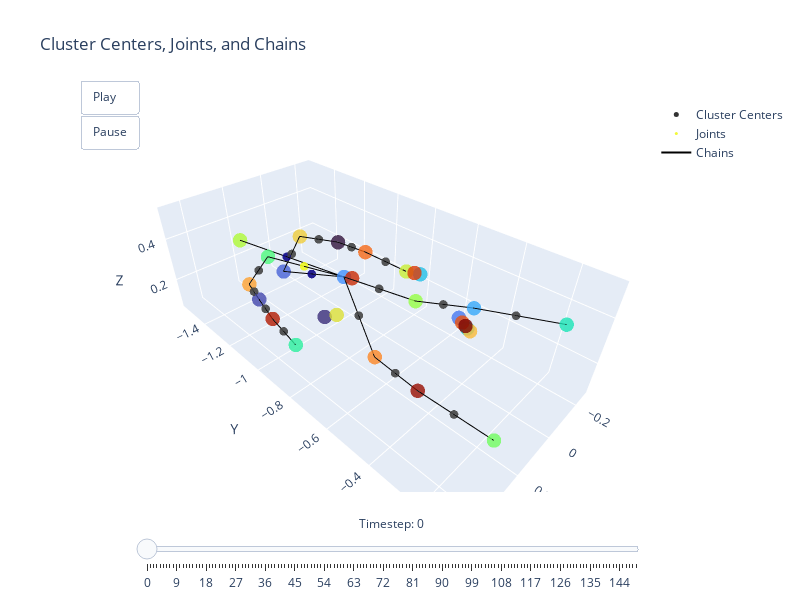

The code cell stored with this chart in its notebook:
### Code cell
import numpy as np
import plotly.graph_objects as go
import matplotlib.cm as cm

# Assuming the following variables are already defined:
# clustering: Clustering object with 'centers' attribute (T, K, 3)
# cluster_chains: List of lists containing cluster indices
# joints_t: numpy array of shape (T, num_joints, 3)

# Extract data
centers_t = clustering.centers.cpu().numpy()  # Shape: (T, K, 3)
joints = joints_t  # Shape: (T, num_joints, 3)
num_timesteps = centers_t.shape[0]
num_clusters = centers_t.shape[1]
num_joints = joints.shape[1]

# Define color maps
cmap = cm.get_cmap('turbo', num_clusters)
cluster_colors = [cmap(i)[:3] for i in range(num_clusters)]  # RGB tuples

# Define joint color as red
joint_color = [1, 0, 0]  # Red

# Prepare cluster chains for lines
# Each chain is a list of cluster indices
chain_lines = []
for chain in cluster_chains:
    if len(chain) < 2:
        continue
    for i in range(len(chain) - 1):
        start_idx = chain[i]
        end_idx = chain[i + 1]
        chain_lines.append((start_idx, end_idx))

# Function to create scatter trace for cluster centers
def create_cluster_trace(centers, colors):
    trace = go.Scatter3d(
        x=centers[:, 0],
        y=centers[:, 1],
        z=centers[:, 2],
        mode='markers',
        marker=dict(
            size=5,
            color=colors,
            opacity=0.8
        ),
        name='Cluster Centers'
    )
    return trace

# Function to create scatter trace for joints
def create_joints_trace(joints_at_t):
    trace = go.Scatter3d(
        x=joints_at_t[:, 0],
        y=joints_at_t[:, 1],
        z=joints_at_t[:, 2],
        mode='markers',
        marker=dict(
            size=3,
            color=joint_color,
            opacity=0.9
        ),
        name='Joints'
    )
    return trace

# Function to create lines for chains
def create_chains_trace(centers_at_t, chain_lines):
    if not chain_lines:
        return None
    # Prepare line segments
    x_lines = []
    y_lines = []
    z_lines = []
    for start, end in chain_lines:
        x_lines.extend([centers_at_t[start, 0], centers_at_t[end, 0], None])
        y_lines.extend([centers_at_t[start, 1], centers_at_t[end, 1], None])
        z_lines.extend([centers_at_t[start, 2], centers_at_t[end, 2], None])
    
    trace = go.Scatter3d(
        x=x_lines,
        y=y_lines,
        z=z_lines,
        mode='lines',
        line=dict(
            color='black',  # Changed from 'green' to 'black'
            width=2
        ),
        name='Chains'
    )
    return trace

# Initialize the first frame
initial_centers = centers_t[0]
initial_joints = joints[0]

# Create initial traces
cluster_trace = create_cluster_trace(initial_centers, cluster_colors)
joints_trace = create_joints_trace(initial_joints)
chains_trace = create_chains_trace(initial_centers, chain_lines)

# Create frames for animation
frames = [
    go.Frame(
        data=[
            create_cluster_trace(centers_t[t], cluster_colors),
            create_joints_trace(joints[t]),
            create_chains_trace(centers_t[t], chain_lines)
        ],
        name=str(t)
    )
    for t in range(num_timesteps)
]

# Create the figure with increased size
fig = go.Figure(
    data=[cluster_trace, joints_trace, chains_trace],
    layout=go.Layout(
        title="Cluster Centers, Joints, and Chains",
        width=800,    # Increased width
        height=600,    # Increased height
        scene=dict(
            xaxis=dict(title='X'),
            yaxis=dict(title='Y'),
            zaxis=dict(title='Z'),
            aspectmode='data'
        ),
        updatemenus=[
            dict(
                type="buttons",
                buttons=[
                    dict(label="Play",
                         method="animate",
                         args=[None, {"frame": {"duration": 50, "redraw": True},
                                      "fromcurrent": True}]),
                    dict(label="Pause",
                         method="animate",
                         args=[[None], {"frame": {"duration": 0, "redraw": False},
                                        "mode": "immediate",
                                        "transition": {"duration": 0}}])
                ],
                showactive=False,
                x=0,
                y=1.05,
                xanchor="left",
                yanchor="top"
            )
        ]
    ),
    frames=frames
)

# Add sliders
fig.update_layout(
    sliders=[
        dict(
            steps=[
                dict(
                    method='animate',
                    args=[
                        [str(t)],
                        dict(mode='immediate', frame=dict(duration=50, redraw=True), transition=dict(duration=0))
                    ],
                    label=str(t)
                )
                for t in range(num_timesteps)
            ],
            transition=dict(duration=0),
            x=0.1,
            y=0,
            currentvalue=dict(font=dict(size=12), prefix='Timestep: ', visible=True, xanchor='center'),
            len=0.9
        )
    ]
)

# Display the figure
fig.show()

### Figure 1 — Plotly figure (JSON) as saved in the notebook; plotly's stock layout.template omitted (floating-point values rounded to 4 significant figures)
{"data": [{"marker": {"color": [[0.19, 0.07176, 0.2322], [0.2288, 0.1748, 0.4758], [0.2562, 0.2741, 0.6738], [0.2733, 0.3801, 0.8404], [0.2768, 0.4715, 0.9421], [0.2625, 0.5697, 0.9977], [0.2138, 0.6589, 0.9796], [0.1452, 0.7538, 0.905], [0.1003, 0.8296, 0.8139], [0.1034, 0.896, 0.715], [0.1738, 0.9405, 0.6194], [0.3051, 0.977, 0.4899], [0.4432, 0.9955, 0.3735], [0.5865, 0.9974, 0.2685], [0.6849, 0.9794, 0.216], [0.7856, 0.9358, 0.2034], [0.8671, 0.8797, 0.2139], [0.9391, 0.8044, 0.2274], [0.98, 0.73, 0.2216], [0.9965, 0.6319, 0.1874], [0.9899, 0.5285, 0.144], [0.9619, 0.4109, 0.0931], [0.9211, 0.3149, 0.05475], [0.8608, 0.2294, 0.02875], [0.7913, 0.1637, 0.01387], [0.6965, 0.101, 0.00522], [0.5955, 0.05399, 0.00453], [0.4796, 0.01583, 0.01055]], "opacity": 0.8, "size": 5}, "mode": "markers", "name": "Cluster Centers", "type": "scatter3d", "x": [-0.03461, 0.2583, 0.3964, 0.1672, -0.2386, 0.1372, 0.003552, -0.1795, -0.2567, 0.03303, 0.4726, 0.2281, 0.2516, 0.02721, 0.1833, -0.1521, 0.166, 0.0532, -0.2637, 0.3432, 0.246, -0.08327, -0.2423, -0.1651, 0.04412, 0.4372, 0.2725, -0.2545], "y": [-1.109, -0.8697, -1.085, -1.242, -0.5964, -0.8885, -0.4019, -0.7706, -0.5597, -0.09849, -0.7649, -1.254, -0.1308, -0.6264, -1.544, -0.822, -0.9067, -1.258, -0.5484, -1.237, -0.6199, -0.9933, -0.5796, -0.7894, -0.9428, -0.9427, -0.4038, -0.5684], "z": [0.3672, 0.2566, 0.2981, 0.2506, 0.1291, 0.3706, 0.4095, 0.293, 0.08256, 0.5287, 0.3148, 0.3447, 0.2002, 0.3356, 0.2933, 0.2956, 0.1958, 0.3719, 0.06969, 0.2698, 0.2076, 0.3464, 0.1113, 0.2975, 0.2975, 0.3056, 0.2198, 0.09259]}, {"marker": {"color": [1, 0, 0], "opacity": 0.9, "size": 3}, "mode": "markers", "name": "Joints", "type": "scatter3d", "x": [0.1826, 0.1522, 0.1602, 0.1916, 0.08221, 0.2856, 0.1102, 0.3698, 0.009293, 0.4168, 0.4549, -0.05894, -0.1177, 0.2593, 0.2621, 0.01538, 0.01829], "y": [-1.071, -1.065, -1.216, -0.7542, -0.7574, -1.245, -1.25, -1.161, -1.184, -1.014, -0.8538, -1.051, -0.9076, -0.5118, -0.2673, -0.5141, -0.2502], "z": [0.3577, 0.3106, 0.332, 0.2891, 0.3531, 0.3073, 0.3113, 0.284, 0.3695, 0.3019, 0.3102, 0.3568, 0.321, 0.2137, 0.21, 0.3726, 0.4691]}, {"line": {"color": "black", "width": 2}, "mode": "lines", "name": "Chains", "type": "scatter3d", "x": [0.1372, 0.2281, null, 0.1372, 0.1672, null, 0.1372, 0.1833, null, 0.1372, 0.246, null, 0.1372, 0.02721, null, 0.2281, 0.3432, null, 0.1672, 0.0532, null, 0.3432, 0.3964, null, 0.0532, -0.03461, null, 0.3964, 0.4372, null, 0.4372, 0.4726, null, -0.03461, -0.08327, null, -0.08327, -0.1521, null, 0.246, 0.2725, null, 0.2725, 0.2516, null, 0.02721, 0.003552, null, 0.003552, 0.03303, null], "y": [-0.8885, -1.254, null, -0.8885, -1.242, null, -0.8885, -1.544, null, -0.8885, -0.6199, null, -0.8885, -0.6264, null, -1.254, -1.237, null, -1.242, -1.258, null, -1.237, -1.085, null, -1.258, -1.109, null, -1.085, -0.9427, null, -0.9427, -0.7649, null, -1.109, -0.9933, null, -0.9933, -0.822, null, -0.6199, -0.4038, null, -0.4038, -0.1308, null, -0.6264, -0.4019, null, -0.4019, -0.09849, null], "z": [0.3706, 0.3447, null, 0.3706, 0.2506, null, 0.3706, 0.2933, null, 0.3706, 0.2076, null, 0.3706, 0.3356, null, 0.3447, 0.2698, null, 0.2506, 0.3719, null, 0.2698, 0.2981, null, 0.3719, 0.3672, null, 0.2981, 0.3056, null, 0.3056, 0.3148, null, 0.3672, 0.3464, null, 0.3464, 0.2956, null, 0.2076, 0.2198, null, 0.2198, 0.2002, null, 0.3356, 0.4095, null, 0.4095, 0.5287, null]}], "layout": {"height": 600, "scene": {"aspectmode": "data", "xaxis": {"title": {"text": "X"}}, "yaxis": {"title": {"text": "Y"}}, "zaxis": {"title": {"text": "Z"}}}, "sliders": [{"currentvalue": {"font": {"size": 12}, "prefix": "Timestep: ", "visible": true, "xanchor": "center"}, "len": 0.9, "steps": [{"args": [["0"], {"frame": {"duration": 50, "redraw": true}, "mode": "immediate", "transition": {"duration": 0}}], "label": "0", "method": "animate"}, {"args": [["1"], {"frame": {"duration": 50, "redraw": true}, "mode": "immediate", "transition": {"duration": 0}}], "label": "1", "method": "animate"}, {"args": [["2"], {"frame": {"duration": 50, "redraw": true}, "mode": "immediate", "transition": {"duration": 0}}], "label": "2", "method": "animate"}, {"args": [["3"], {"frame": {"duration": 50, "redraw": true}, "mode": "immediate", "transition": {"duration": 0}}], "label": "3", "method": "animate"}, {"args": [["4"], {"frame": {"duration": 50, "redraw": true}, "mode": "immediate", "transition": {"duration": 0}}], "label": "4", "method": "animate"}, {"args": [["5"], {"frame": {"duration": 50, "redraw": true}, "mode": "immediate", "transition": {"duration": 0}}], "label": "5", "method": "animate"}, {"args": [["6"], {"frame": {"duration": 50, "redraw": true}, "mode": "immediate", "transition": {"duration": 0}}], "label": "6", "method": "animate"}, {"args": [["7"], {"frame": {"duration": 50, "redraw": true}, "mode": "immediate", "transition": {"duration": 0}}], "label": "7", "method": "animate"}, {"args": [["8"], {"frame": {"duration": 50, "redraw": true}, "mode": "immediate", "transition": {"duration": 0}}], "label": "8", "method": "animate"}, {"args": [["9"], {"frame": {"duration": 50, "redraw": true}, "mode": "immediate", "transition": {"duration": 0}}], "label": "9", "method": "animate"}, {"args": [["10"], {"frame": {"duration": 50, "redraw": true}, "mode": "immediate", "transition": {"duration": 0}}], "label": "10", "method": "animate"}, {"args": [["11"], {"frame": {"duration": 50, "redraw": true}, "mode": "immediate", "transition": {"duration": 0}}], "label": "11", "method": "animate"}, {"args": [["12"], {"frame": {"duration": 50, "redraw": true}, "mode": "immediate", "transition": {"duration": 0}}], "label": "12", "method": "animate"}, {"args": [["13"], {"frame": {"duration": 50, "redraw": true}, "mode": "immediate", "transition": {"duration": 0}}], "label": "13", "method": "animate"}, {"args": [["14"], {"frame": {"duration": 50, "redraw": true}, "mode": "immediate", "transition": {"duration": 0}}], "label": "14", "method": "animate"}, {"args": [["15"], {"frame": {"duration": 50, "redraw": true}, "mode": "immediate", "transition": {"duration": 0}}], "label": "15", "method": "animate"}, {"args": [["16"], {"frame": {"duration": 50, "redraw": true}, "mode": "immediate", "transition": {"duration": 0}}], "label": "16", "method": "animate"}, {"args": [["17"], {"frame": {"duration": 50, "redraw": true}, "mode": "immediate", "transition": {"duration": 0}}], "label": "17", "method": "animate"}, {"args": [["18"], {"frame": {"duration": 50, "redraw": true}, "mode": "immediate", "transition": {"duration": 0}}], "label": "18", "method": "animate"}, {"args": [["19"], {"frame": {"duration": 50, "redraw": true}, "mode": "immediate", "transition": {"duration": 0}}], "label": "19", "method": "animate"}, {"args": [["20"], {"frame": {"duration": 50, "redraw": true}, "mode": "immediate", "transition": {"duration": 0}}], "label": "20", "method": "animate"}, {"args": [["21"], {"frame": {"duration": 50, "redraw": true}, "mode": "immediate", "transition": {"duration": 0}}], "label": "21", "method": "animate"}, {"args": [["22"], {"frame": {"duration": 50, "redraw": true}, "mode": "immediate", "transition": {"duration": 0}}], "label": "22", "method": "animate"}, {"args": [["23"], {"frame": {"duration": 50, "redraw": true}, "mode": "immediate", "transition": {"duration": 0}}], "label": "23", "method": "animate"}, {"args": [["24"], {"frame": {"duration": 50, "redraw": true}, "mode": "immediate", "transition": {"duration": 0}}], "label": "24", "method": "animate"}, {"args": [["25"], {"frame": {"duration": 50, "redraw": true}, "mode": "immediate", "transition": {"duration": 0}}], "label": "25", "method": "animate"}, {"args": [["26"], {"frame": {"duration": 50, "redraw": true}, "mode": "immediate", "transition": {"duration": 0}}], "label": "26", "method": "animate"}, {"args": [["27"], {"frame": {"duration": 50, "redraw": true}, "mode": "immediate", "transition": {"duration": 0}}], "label": "27", "method": "animate"}, {"args": [["28"], {"frame": {"duration": 50, "redraw": true}, "mode": "immediate", "transition": {"duration": 0}}], "label": "28", "method": "animate"}, {"args": [["29"], {"frame": {"duration": 50, "redraw": true}, "mode": "immediate", "transition": {"duration": 0}}], "label": "29", "method": "animate"}, {"args": [["30"], {"frame": {"duration": 50, "redraw": true}, "mode": "immediate", "transition": {"duration": 0}}], "label": "30", "method": "animate"}, {"args": [["31"], {"frame": {"duration": 50, "redraw": true}, "mode": "immediate", "transition": {"duration": 0}}], "label": "31", "method": "animate"}, {"args": [["32"], {"frame": {"duration": 50, "redraw": true}, "mode": "immediate", "transition": {"duration": 0}}], "label": "32", "method": "animate"}, {"args": [["33"], {"frame": {"duration": 50, "redraw": true}, "mode": "immediate", "transition": {"duration": 0}}], "label": "33", "method": "animate"}, {"args": [["34"], {"frame": {"duration": 50, "redraw": true}, "mode": "immediate", "transition": {"duration": 0}}], "label": "34", "method": "animate"}, {"args": [["35"], {"frame": {"duration": 50, "redraw": true}, "mode": "immediate", "transition": {"duration": 0}}], "label": "35", "method": "animate"}, {"args": [["36"], {"frame": {"duration": 50, "redraw": true}, "mode": "immediate", "transition": {"duration": 0}}], "label": "36", "method": "animate"}, {"args": [["37"], {"frame": {"duration": 50, "redraw": true}, "mode": "immediate", "transition": {"duration": 0}}], "label": "37", "method": "animate"}, {"args": [["38"], {"frame": {"duration": 50, "redraw": true}, "mode": "immediate", "transition": {"duration": 0}}], "label": "38", "method": "animate"}, {"args": [["39"], {"frame": {"duration": 50, "redraw": true}, "mode": "immediate", "transition": {"duration": 0}}], "label": "39", "method": "animate"}, {"args": [["40"], {"frame": {"duration": 50, "redraw": true}, "mode": "immediate", "transition": {"duration": 0}}], "label": "40", "method": "animate"}, {"args": [["41"], {"frame": {"duration": 50, "redraw": true}, "mode": "immediate", "transition": {"duration": 0}}], "label": "41", "method": "animate"}, {"args": [["42"], {"frame": {"duration": 50, "redraw": true}, "mode": "immediate", "transition": {"duration": 0}}], "label": "42", "method": "animate"}, {"args": [["43"], {"frame": {"duration": 50, "redraw": true}, "mode": "immediate", "transition": {"duration": 0}}], "label": "43", "method": "animate"}, {"args": [["44"], {"frame": {"duration": 50, "redraw": true}, "mode": "immediate", "transition": {"duration": 0}}], "label": "44", "method": "animate"}, {"args": [["45"], {"frame": {"duration": 50, "redraw": true}, "mode": "immediate", "transition": {"duration": 0}}], "label": "45", "method": "animate"}, {"args": [["46"], {"frame": {"duration": 50, "redraw": true}, "mode": "immediate", "transition": {"duration": 0}}], "label": "46", "method": "animate"}, {"args": [["47"], {"frame": {"duration": 50, "redraw": true}, "mode": "immediate", "transition": {"duration": 0}}], "label": "47", "method": "animate"}, {"args": [["48"], {"frame": {"duration": 50, "redraw": true}, "mode": "immediate", "transition": {"duration": 0}}], "label": "48", "method": "animate"}, {"args": [["49"], {"frame": {"duration": 50, "redraw": true}, "mode": "immediate", "transition": {"duration": 0}}], "label": "49", "method": "animate"}, {"args": [["50"], {"frame": {"duration": 50, "redraw": true}, "mode": "immediate", "transition": {"duration": 0}}], "label": "50", "method": "animate"}, {"args": [["51"], {"frame": {"duration": 50, "redraw": true}, "mode": "immediate", "transition": {"duration": 0}}], "label": "51", "method": "animate"}, {"args": [["52"], {"frame": {"duration": 50, "redraw": true}, "mode": "immediate", "transition": {"duration": 0}}], "label": "52", "method": "animate"}, {"args": [["53"], {"frame": {"duration": 50, "redraw": true}, "mode": "immediate", "transition": {"duration": 0}}], "label": "53", "method": "animate"}, {"args": [["54"], {"frame": {"duration": 50, "redraw": true}, "mode": "immediate", "transition": {"duration": 0}}], "label": "54", "method": "animate"}, {"args": [["55"], {"frame": {"duration": 50, "redraw": true}, "mode": "immediate", "transition": {"duration": 0}}], "label": "55", "method": "animate"}, {"args": [["56"], {"frame": {"duration": 50, "redraw": true}, "mode": "immediate", "transition": {"duration": 0}}], "label": "56", "method": "animate"}, {"args": [["57"], {"frame": {"duration": 50, "redraw": true}, "mode": "immediate", "transition": {"duration": 0}}], "label": "57", "method": "animate"}, {"args": [["58"], {"frame": {"duration": 50, "redraw": true}, "mode": "immediate", "transition": {"duration": 0}}], "label": "58", "method": "animate"}, {"args": [["59"], {"frame": {"duration": 50, "redraw": true}, "mode": "immediate", "transition": {"duration": 0}}], "label": "59", "method": "animate"}, {"args": [["60"], {"frame": {"duration": 50, "redraw": true}, "mode": "immediate", "transition": {"duration": 0}}], "label": "60", "method": "animate"}, {"args": [["61"], {"frame": {"duration": 50, "redraw": true}, "mode": "immediate", "transition": {"duration": 0}}], "label": "61", "method": "animate"}, {"args": [["62"], {"frame": {"duration": 50, "redraw": true}, "mode": "immediate", "transition": {"duration": 0}}], "label": "62", "method": "animate"}, {"args": [["63"], {"frame": {"duration": 50, "redraw": true}, "mode": "immediate", "transition": {"duration": 0}}], "label": "63", "method": "animate"}, {"args": [["64"], {"frame": {"duration": 50, "redraw": true}, "mode": "immediate", "transition": {"duration": 0}}], "label": "64", "method": "animate"}, {"args": [["65"], {"frame": {"duration": 50, "redraw": true}, "mode": "immediate", "transition": {"duration": 0}}], "label": "65", "method": "animate"}, {"args": [["66"], {"frame": {"duration": 50, "redraw": true}, "mode": "immediate", "transition": {"duration": 0}}], "label": "66", "method": "animate"}, {"args": [["67"], {"frame": {"duration": 50, "redraw": true}, "mode": "immediate", "transition": {"duration": 0}}], "label": "67", "method": "animate"}, {"args": [["68"], {"frame": {"duration": 50, "redraw": true}, "mode": "immediate", "transition": {"duration": 0}}], "label": "68", "method": "animate"}, {"args": [["69"], {"frame": {"duration": 50, "redraw": true}, "mode": "immediate", "transition": {"duration": 0}}], "label": "69", "method": "animate"}, {"args": [["70"], {"frame": {"duration": 50, "redraw": true}, "mode": "immediate", "transition": {"duration": 0}}], "label": "70", "method": "animate"}, {"args": [["71"], {"frame": {"duration": 50, "redraw": true}, "mode": "immediate", "transition": {"duration": 0}}], "label": "71", "method": "animate"}, {"args": [["72"], {"frame": {"duration": 50, "redraw": true}, "mode": "immediate", "transition": {"duration": 0}}], "label": "72", "method": "animate"}, {"args": [["73"], {"frame": {"duration": 50, "redraw": true}, "mode": "immediate", "transition": {"duration": 0}}], "label": "73", "method": "animate"}, {"args": [["74"], {"frame": {"duration": 50, "redraw": true}, "mode": "immediate", "transition": {"duration": 0}}], "label": "74", "method": "animate"}, {"args": [["75"], {"frame": {"duration": 50, "redraw": true}, "mode": "immediate", "transition": {"duration": 0}}], "label": "75", "method": "animate"}, {"args": [["76"], {"frame": {"duration": 50, "redraw": true}, "mode": "immediate", "transition": {"duration": 0}}], "label": "76", "method": "animate"}, {"args": [["77"], {"frame": {"duration": 50, "redraw": true}, "mode": "immediate", "transition": {"duration": 0}}], "label": "77", "method": "animate"}, {"args": [["78"], {"frame": {"duration": 50, "redraw": true}, "mode": "immediate", "transition": {"duration": 0}}], "label": "78", "method": "animate"}, {"args": [["79"], {"frame": {"duration": 50, "redraw": true}, "mode": "immediate", "transition": {"duration": 0}}], "label": "79", "method": "animate"}, {"args": [["80"], {"frame": {"duration": 50, "redraw": true}, "mode": "immediate", "transition": {"duration": 0}}], "label": "80", "method": "animate"}, {"args": [["81"], {"frame": {"duration": 50, "redraw": true}, "mode": "immediate", "transition": {"duration": 0}}], "label": "81", "method": "animate"}, {"args": [["82"], {"frame": {"duration": 50, "redraw": true}, "mode": "immediate", "transition": {"duration": 0}}], "label": "82", "method": "animate"}, {"args": [["83"], {"frame": {"duration": 50, "redraw": true}, "mode": "immediate", "transition": {"duration": 0}}], "label": "83", "method": "animate"}, {"args": [["84"], {"frame": {"duration": 50, "redraw": true}, "mode": "immediate", "transition": {"duration": 0}}], "label": "84", "method": "animate"}, {"args": [["85"], {"frame": {"duration": 50, "redraw": true}, "mode": "immediate", "transition": {"duration": 0}}], "label": "85", "method": "animate"}, {"args": [["86"], {"frame": {"duration": 50, "redraw": true}, "mode": "immediate", "transition": {"duration": 0}}], "label": "86", "method": "animate"}, {"args": [["87"], {"frame": {"duration": 50, "redraw": true}, "mode": "immediate", "transition": {"duration": 0}}], "label": "87", "method": "animate"}, {"args": [["88"], {"frame": {"duration": 50, "redraw": true}, "mode": "immediate", "transition": {"duration": 0}}], "label": "88", "method": "animate"}, {"args": [["89"], {"frame": {"duration": 50, "redraw": true}, "mode": "immediate", "transition": {"duration": 0}}], "label": "89", "method": "animate"}, {"args": [["90"], {"frame": {"duration": 50, "redraw": true}, "mode": "immediate", "transition": {"duration": 0}}], "label": "90", "method": "animate"}, {"args": [["91"], {"frame": {"duration": 50, "redraw": true}, "mode": "immediate", "transition": {"duration": 0}}], "label": "91", "method": "animate"}, {"args": [["92"], {"frame": {"duration": 50, "redraw": true}, "mode": "immediate", "transition": {"duration": 0}}], "label": "92", "method": "animate"}, {"args": [["93"], {"frame": {"duration": 50, "redraw": true}, "mode": "immediate", "transition": {"duration": 0}}], "label": "93", "method": "animate"}, {"args": [["94"], {"frame": {"duration": 50, "redraw": true}, "mode": "immediate", "transition": {"duration": 0}}], "label": "94", "method": "animate"}, {"args": [["95"], {"frame": {"duration": 50, "redraw": true}, "mode": "immediate", "transition": {"duration": 0}}], "label": "95", "method": "animate"}, {"args": [["96"], {"frame": {"duration": 50, "redraw": true}, "mode": "immediate", "transition": {"duration": 0}}], "label": "96", "method": "animate"}, {"args": [["97"], {"frame": {"duration": 50, "redraw": true}, "mode": "immediate", "transition": {"duration": 0}}], "label": "97", "method": "animate"}, {"args": [["98"], {"frame": {"duration": 50, "redraw": true}, "mode": "immediate", "transition": {"duration": 0}}], "label": "98", "method": "animate"}, {"args": [["99"], {"frame": {"duration": 50, "redraw": true}, "mode": "immediate", "transition": {"duration": 0}}], "label": "99", "method": "animate"}, {"args": [["100"], {"frame": {"duration": 50, "redraw": true}, "mode": "immediate", "transition": {"duration": 0}}], "label": "100", "method": "animate"}, {"args": [["101"], {"frame": {"duration": 50, "redraw": true}, "mode": "immediate", "transition": {"duration": 0}}], "label": "101", "method": "animate"}, {"args": [["102"], {"frame": {"duration": 50, "redraw": true}, "mode": "immediate", "transition": {"duration": 0}}], "label": "102", "method": "animate"}, {"args": [["103"], {"frame": {"duration": 50, "redraw": true}, "mode": "immediate", "transition": {"duration": 0}}], "label": "103", "method": "animate"}, {"args": [["104"], {"frame": {"duration": 50, "redraw": true}, "mode": "immediate", "transition": {"duration": 0}}], "label": "104", "method": "animate"}, {"args": [["105"], {"frame": {"duration": 50, "redraw": true}, "mode": "immediate", "transition": {"duration": 0}}], "label": "105", "method": "animate"}, {"args": [["106"], {"frame": {"duration": 50, "redraw": true}, "mode": "immediate", "transition": {"duration": 0}}], "label": "106", "method": "animate"}, {"args": [["107"], {"frame": {"duration": 50, "redraw": true}, "mode": "immediate", "transition": {"duration": 0}}], "label": "107", "method": "animate"}, {"args": [["108"], {"frame": {"duration": 50, "redraw": true}, "mode": "immediate", "transition": {"duration": 0}}], "label": "108", "method": "animate"}, {"args": [["109"], {"frame": {"duration": 50, "redraw": true}, "mode": "immediate", "transition": {"duration": 0}}], "label": "109", "method": "animate"}, {"args": [["110"], {"frame": {"duration": 50, "redraw": true}, "mode": "immediate", "transition": {"duration": 0}}], "label": "110", "method": "animate"}, {"args": [["111"], {"frame": {"duration": 50, "redraw": true}, "mode": "immediate", "transition": {"duration": 0}}], "label": "111", "method": "animate"}, {"args": [["112"], {"frame": {"duration": 50, "redraw": true}, "mode": "immediate", "transition": {"duration": 0}}], "label": "112", "method": "animate"}, {"args": [["113"], {"frame": {"duration": 50, "redraw": true}, "mode": "immediate", "transition": {"duration": 0}}], "label": "113", "method": "animate"}, {"args": [["114"], {"frame": {"duration": 50, "redraw": true}, "mode": "immediate", "transition": {"duration": 0}}], "label": "114", "method": "animate"}, {"args": [["115"], {"frame": {"duration": 50, "redraw": true}, "mode": "immediate", "transition": {"duration": 0}}], "label": "115", "method": "animate"}, {"args": [["116"], {"frame": {"duration": 50, "redraw": true}, "mode": "immediate", "transition": {"duration": 0}}], "label": "116", "method": "animate"}, {"args": [["117"], {"frame": {"duration": 50, "redraw": true}, "mode": "immediate", "transition": {"duration": 0}}], "label": "117", "method": "animate"}, {"args": [["118"], {"frame": {"duration": 50, "redraw": true}, "mode": "immediate", "transition": {"duration": 0}}], "label": "118", "method": "animate"}, {"args": [["119"], {"frame": {"duration": 50, "redraw": true}, "mode": "immediate", "transition": {"duration": 0}}], "label": "119", "method": "animate"}, {"args": [["120"], {"frame": {"duration": 50, "redraw": true}, "mode": "immediate", "transition": {"duration": 0}}], "label": "120", "method": "animate"}, {"args": [["121"], {"frame": {"duration": 50, "redraw": true}, "mode": "immediate", "transition": {"duration": 0}}], "label": "121", "method": "animate"}, {"args": [["122"], {"frame": {"duration": 50, "redraw": true}, "mode": "immediate", "transition": {"duration": 0}}], "label": "122", "method": "animate"}, {"args": [["123"], {"frame": {"duration": 50, "redraw": true}, "mode": "immediate", "transition": {"duration": 0}}], "label": "123", "method": "animate"}, {"args": [["124"], {"frame": {"duration": 50, "redraw": true}, "mode": "immediate", "transition": {"duration": 0}}], "label": "124", "method": "animate"}, {"args": [["125"], {"frame": {"duration": 50, "redraw": true}, "mode": "immediate", "transition": {"duration": 0}}], "label": "125", "method": "animate"}, {"args": [["126"], {"frame": {"duration": 50, "redraw": true}, "mode": "immediate", "transition": {"duration": 0}}], "label": "126", "method": "animate"}, {"args": [["127"], {"frame": {"duration": 50, "redraw": true}, "mode": "immediate", "transition": {"duration": 0}}], "label": "127", "method": "animate"}, {"args": [["128"], {"frame": {"duration": 50, "redraw": true}, "mode": "immediate", "transition": {"duration": 0}}], "label": "128", "method": "animate"}, {"args": [["129"], {"frame": {"duration": 50, "redraw": true}, "mode": "immediate", "transition": {"duration": 0}}], "label": "129", "method": "animate"}, {"args": [["130"], {"frame": {"duration": 50, "redraw": true}, "mode": "immediate", "transition": {"duration": 0}}], "label": "130", "method": "animate"}, {"args": [["131"], {"frame": {"duration": 50, "redraw": true}, "mode": "immediate", "transition": {"duration": 0}}], "label": "131", "method": "animate"}, {"args": [["132"], {"frame": {"duration": 50, "redraw": true}, "mode": "immediate", "transition": {"duration": 0}}], "label": "132", "method": "animate"}, {"args": [["133"], {"frame": {"duration": 50, "redraw": true}, "mode": "immediate", "transition": {"duration": 0}}], "label": "133", "method": "animate"}, {"args": [["134"], {"frame": {"duration": 50, "redraw": true}, "mode": "immediate", "transition": {"duration": 0}}], "label": "134", "method": "animate"}, {"args": [["135"], {"frame": {"duration": 50, "redraw": true}, "mode": "immediate", "transition": {"duration": 0}}], "label": "135", "method": "animate"}, {"args": [["136"], {"frame": {"duration": 50, "redraw": true}, "mode": "immediate", "transition": {"duration": 0}}], "label": "136", "method": "animate"}, {"args": [["137"], {"frame": {"duration": 50, "redraw": true}, "mode": "immediate", "transition": {"duration": 0}}], "label": "137", "method": "animate"}, {"args": [["138"], {"frame": {"duration": 50, "redraw": true}, "mode": "immediate", "transition": {"duration": 0}}], "label": "138", "method": "animate"}, {"args": [["139"], {"frame": {"duration": 50, "redraw": true}, "mode": "immediate", "transition": {"duration": 0}}], "label": "139", "method": "animate"}, {"args": [["140"], {"frame": {"duration": 50, "redraw": true}, "mode": "immediate", "transition": {"duration": 0}}], "label": "140", "method": "animate"}, {"args": [["141"], {"frame": {"duration": 50, "redraw": true}, "mode": "immediate", "transition": {"duration": 0}}], "label": "141", "method": "animate"}, {"args": [["142"], {"frame": {"duration": 50, "redraw": true}, "mode": "immediate", "transition": {"duration": 0}}], "label": "142", "method": "animate"}, {"args": [["143"], {"frame": {"duration": 50, "redraw": true}, "mode": "immediate", "transition": {"duration": 0}}], "label": "143", "method": "animate"}, {"args": [["144"], {"frame": {"duration": 50, "redraw": true}, "mode": "immediate", "transition": {"duration": 0}}], "label": "144", "method": "animate"}, {"args": [["145"], {"frame": {"duration": 50, "redraw": true}, "mode": "immediate", "transition": {"duration": 0}}], "label": "145", "method": "animate"}, {"args": [["146"], {"frame": {"duration": 50, "redraw": true}, "mode": "immediate", "transition": {"duration": 0}}], "label": "146", "method": "animate"}, {"args": [["147"], {"frame": {"duration": 50, "redraw": true}, "mode": "immediate", "transition": {"duration": 0}}], "label": "147", "method": "animate"}, {"args": [["148"], {"frame": {"duration": 50, "redraw": true}, "mode": "immediate", "transition": {"duration": 0}}], "label": "148", "method": "animate"}, {"args": [["149"], {"frame": {"duration": 50, "redraw": true}, "mode": "immediate", "transition": {"duration": 0}}], "label": "149", "method": "animate"}], "transition": {"duration": 0}, "x": 0.1, "y": 0}], "title": {"text": "Cluster Centers, Joints, and Chains"}, "updatemenus": [{"buttons": [{"args": [null, {"frame": {"duration": 50, "redraw": true}, "fromcurrent": true}], "label": "Play", "method": "animate"}, {"args": [[null], {"frame": {"duration": 0, "redraw": false}, "mode": "immediate", "transition": {"duration": 0}}], "label": "Pause", "method": "animate"}], "showactive": false, "type": "buttons", "x": 0, "xanchor": "left", "y": 1.05, "yanchor": "top"}], "width": 800}}
